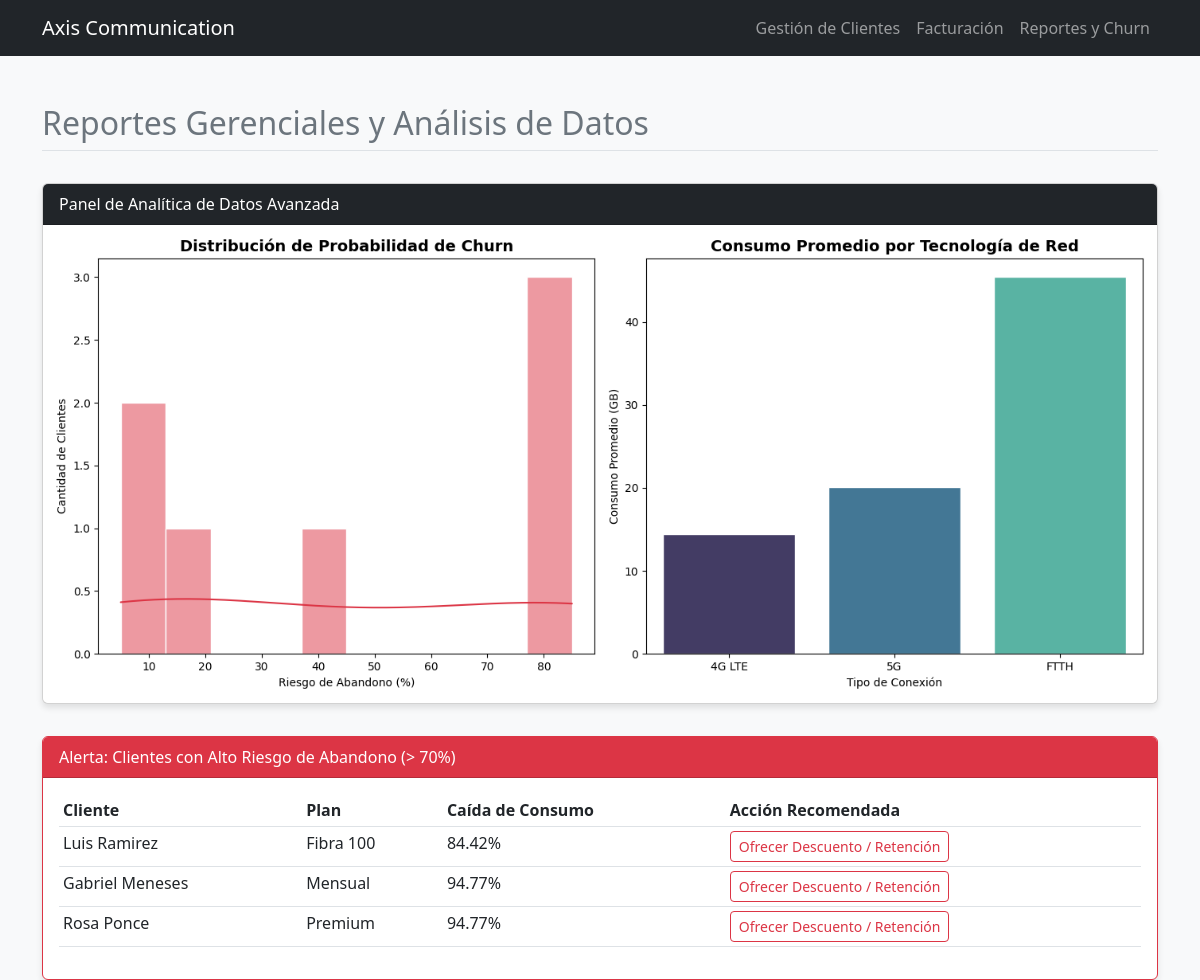
/dashboard, run on the app's committed database.
### app.py (models this page shows)
class ClienteDB(db.Model):
    id = db.Column(db.String(20), primary_key=True)
    nombre = db.Column(db.String(100), nullable=False)
    tipo_plan = db.Column(db.String(50), nullable=False)
    historial_consumo = db.Column(db.Text, default="[]")

### app.py (the view)
@app.route('/dashboard')
def dashboard():
    clientes_bd = ClienteDB.query.all()
    clientes_oop = [reconstruir_objeto_cliente(c) for c in clientes_bd]
    clientes_riesgo = list(filtrar_clientes_en_riesgo(clientes_oop))
    return render_template('dashboard.html', clientes_riesgo=clientes_riesgo)

### app.py (called while the page is built)
def reconstruir_objeto_cliente(cliente_db):
    if cliente_db.tipo_plan == 'postpago_basico':
        plan = PostpaidPlan("Básico", 20.0, 10, 500)
    elif cliente_db.tipo_plan == 'postpago_premium':
        plan = PostpaidPlan("Premium", 40.0, 999, 9999)
    elif cliente_db.tipo_plan == 'prepago_mensual':
        plan = PrepaidPlan("Mensual", 10.0, 30)
    elif cliente_db.tipo_plan == 'fibra_100':
        plan = FiberPlan("Fibra 100", 35.0, 100)
    else:
        plan = FiberPlan("Fibra 500", 60.0, 500)
    cliente_oop = Client(cliente_db.id, cliente_db.nombre, plan)
    cliente_oop.set_churn_strategy(churn_strategy)
    cliente_oop.consumption_history['data_usage_history_gb'] = json.loads(cliente_db.historial_consumo)
    return cliente_oop

def filtrar_clientes_en_riesgo(clientes):
    for c in clientes:
        if c.get_churn_risk() > 70:
            historial = c.consumption_history.get('data_usage_history_gb', [])
            media = sum(historial[:-1]) / len(historial[:-1]) if len(historial) > 1 else 1
            caida = ((media - historial[-1]) / media) * 100 if media > 0 else 0
            c.drop_ratio = round(caida, 2)
            yield c  # Retorna este cliente y pausa la ejecución hasta que pidan el siguiente

### models/client.py (called while the page is built)
    def set_churn_strategy(self, strategy: ChurnPredictionStrategy):
        self.churn_strategy = strategy

    def get_churn_risk(self):
        if not self.churn_strategy:
            raise ValueError("No se ha definido una estrategia de Churn.")
        risk = self.churn_strategy.calculate_risk(self.consumption_history)
        return round(risk * 100, 2)

### strategies/churn.py (called while the page is built)
    def calculate_risk(self, client_data: dict) -> float:
        history = client_data.get('data_usage_history_gb', [])
        if len(history) < 2:
            return 0.10
        historical_mean = np.mean(history[:-1])
        recent_usage = history[-1]
        if historical_mean == 0:
            return 0.0
        drop_ratio = (historical_mean - recent_usage) / historical_mean
        if drop_ratio > 0.5:
            return 0.85
        elif drop_ratio > 0.2:
            return 0.40
        elif drop_ratio < 0:
            return 0.05
        else:
            return 0.15

### templates/dashboard.html (shortened to what this page needs)
{% extends "base.html" %}
{% block content %}
<div class="row mb-4">
    <div class="col-12">
        <h2 class="text-secondary border-bottom pb-2">Reportes Gerenciales y Análisis de Datos</h2>
    </div>
</div>
<div class="row">
    <div class="col-12 mb-4">
        <div class="card">
            <div class="card-header bg-dark text-white d-flex justify-content-between">
                <span>Panel de Analítica de Datos Avanzada</span>
            </div>
            <div class="card-body text-center p-0">
                <img src="{{ url_for('plot_dashboard_avanzado') }}" class="img-fluid w-100 rounded-bottom" alt="Dashboard Avanzado">
            </div>
        </div>
    </div>
</div>
<div class="row mt-2">
    <div class="col-12">
        <div class="card border-danger">
            <div class="card-header bg-danger text-white">
                Alerta: Clientes con Alto Riesgo de Abandono (> 70%)
            </div>
            <div class="card-body">
                <table class="table table-sm">
                    <thead>
                        <tr>
                            <th>Cliente</th>
                            <th>Plan</th>
                            <th>Caída de Consumo</th>
                            <th>Acción Recomendada</th>
                        </tr>
                    </thead>
                    <tbody>
                        {% for cliente in clientes_riesgo %}
                        <tr>
                            <td>{{ cliente.name }}</td>
                            <td>{{ cliente.current_plan.name }}</td>
                            <td>{{ cliente.drop_ratio }}%</td>
                            <td>
                                <form action="/clientes/{{ cliente.client_id }}/retencion" method="POST">
                                    <button type="submit" class="btn btn-sm btn-outline-danger">
                                         Ofrecer Descuento / Retención
                                    </button>
                                </form>
                            </td>
                        </tr>
                        {% endfor %}
                    </tbody>
                </table>
            </div>
        </div>
    </div>
</div>
{% endblock %}

### templates/base.html (shortened to what this page needs)
<!DOCTYPE html>
<html lang="es">
<head>
    <link href="https://cdn.jsdelivr.net/npm/bootstrap@5.3.0/dist/css/bootstrap.min.css" rel="stylesheet">
</head>
<body>
    <nav class="navbar navbar-expand-lg navbar-dark bg-dark">
        <div class="container">
            <a class="navbar-brand" href="/">Axis Communication</a>
            <div class="collapse navbar-collapse" id="navbarNav">
                <ul class="navbar-nav ms-auto">
                    <li class="nav-item">
                        <a class="nav-link" href="/clientes">Gestión de Clientes</a>
                    </li>
                    <li class="nav-item">
                        <a class="nav-link" href="/facturacion">Facturación</a>
                    </li>
                    <li class="nav-item">
                        <a class="nav-link" href="/dashboard">Reportes y Churn</a>
                    </li>
                </ul>
            </div>
        </div>
    </nav>
    <div class="container mt-5">
        {% block content %}{% endblock %}
    </div>
</body>
</html>

### templates/base.html (style rules this page uses)
body { background-color: #f8f9fa; }
.card { box-shadow: 0 4px 6px rgba(0,0,0,0.1); }

### data on the page
ClienteDB: name "Luis Ramirez", current_plan.name "Fibra 100", drop_ratio "84.42"
ClienteDB: name "Gabriel Meneses", current_plan.name "Mensual", drop_ratio "94.77"
ClienteDB: name "Rosa Ponce", current_plan.name "Premium", drop_ratio "94.77"
